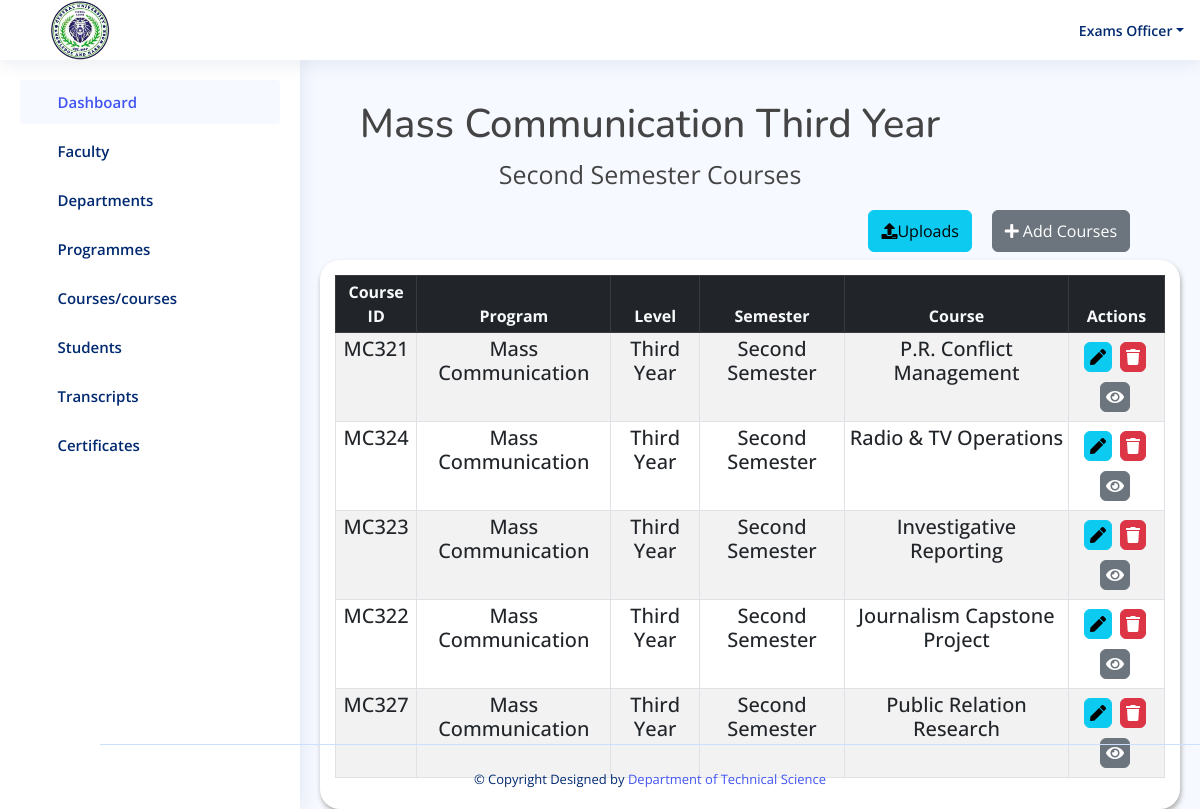
/result/masscom_year3_second_semester/ (signed in), run on the app's committed database.
### result/models.py (models this page shows, shortened)
class masscom_year3_semester2(models.Model):
    code = models.CharField(max_length=50, default='')
    program = models.ForeignKey(Program, on_delete=models.CASCADE)
    level = models.CharField(max_length=20, choices=YEAR3_LEVEL3)
    semester = models.CharField(max_length=20,choices=YEAR3_SEMESTER2)
    course = models.CharField(max_length=50)

class Program(models.Model):
    program = models.CharField(max_length=100)
    department = models.ForeignKey(Department, on_delete=models.CASCADE)
    def __str__(self):
        return self.program

### result/views.py (the view)
# urls.py: path('masscom_year3_second_semester/', views.masscom_year3_second_semester, name='masscom_year3_second_semester'),
@login_required(login_url='login')
def masscom_year3_second_semester(request):
    masscom_yr3_sem2 = masscom_year3_semester2.objects.all()
    if request.method == 'POST':
        form = massCourseForm6(request.POST)
        if form.is_valid():
            course = form.cleaned_data['course']
            if masscom_year3_semester2.objects.filter(course=course).exists():
                messages.error(request, f"'{course}' already exists!")
                return redirect('masscom_year3_second_semester')  # Redirect back to the faculty page without saving the form
            form.save()
            messages.success(request, "Course has been added!")
            return redirect('masscom_year3_second_semester')
    else:
        form = massCourseForm6()
    return render(request, 'result/masscom_year3_second_semester.html', {'masscom_yr3_sem2': masscom_yr3_sem2, 'form': form})

### templates/result/masscom_year3_second_semester.html (shortened to what this page needs)
{% load static %}
<!DOCTYPE html>
<html lang="en">
<head>
  <link href="https://cdn.datatables.net/v/bs5/jszip-2.5.0/dt-1.13.4/b-2.3.6/b-html5-2.3.6/b-print-2.3.6/datatables.min.css" rel="stylesheet"/>
   <link rel="stylesheet" href="https://cdnjs.cloudflare.com/ajax/libs/font-awesome/5.15.4/css/all.min.css" />
  <link href="{% static 'assets/vendor/bootstrap/css/bootstrap.min.css' %}" rel="stylesheet">
  <link href="{% static 'assets/vendor/bootstrap-icons/bootstrap-icons.css' %}" rel="stylesheet">
  <link href="{% static 'assets/vendor/boxicons/css/boxicons.min.css' %}" rel="stylesheet">
  <link href="{% static 'assets/vendor/quill/quill.snow.css' %}" rel="stylesheet">
  <link href="{% static 'assets/vendor/quill/quill.bubble.css' %}" rel="stylesheet">
  <link href="{% static 'assets/vendor/remixicon/remixicon.css' %}" rel="stylesheet">
  <link href="{% static 'assets/vendor/simple-datatables/style.css' %}" rel="stylesheet">
  <link href="{% static 'assets/style.css'%}" rel="stylesheet">
  <link rel="stylesheet" href="{% static 'assets/css/result.css' %}">
</head>
<body>
 <header id="header" class="header fixed-top d-flex align-items-center">
  <div class="d-flex align-items-center justify-content-between">
    <img style="width: 60px; margin-left: -250px; margin-right: 50px; margin-top: 30px; margin-bottom:30px;"  src="{% static 'assets/img/cusl.jpeg' %}" alt="">
    <i class="bi bi-list toggle-sidebar-btn"></i>
  </div>
  <nav class="header-nav ms-auto">
    <ul class="d-flex align-items-center">
      <li class="nav-item dropdown pe-3">
        <a class="nav-link nav-profile d-flex align-items-center pe-0" href="#" data-bs-toggle="dropdown">
          <span class="d-none d-md-block dropdown-toggle ps-2">Exams Officer</span>
        </a>
      </li>
    </ul>
  </nav>
</header>
 <aside id="sidebar" class="sidebar">
  <ul class="sidebar-nav" id="sidebar-nav">
    <li class="nav-item">
      <a class="nav-link " href="{% url 'admin1' %}">
        <i class="bi bi-grid"></i>
        <span>Dashboard</span>
      </a>
    </li>
    <li class="nav-item">
      <a class="nav-link collapsed" data-bs-target="#components-nav" data-bs-toggle="collapse" href="#">
        <i class="bi bi-menu-button-wide"></i><span>Faculty</span><i class="bi bi-chevron-down ms-auto"></i>
      </a>
    </li>
    <li class="nav-item">
      <a class="nav-link collapsed" data-bs-target="#forms-nav" data-bs-toggle="collapse" href="#">
        <i class="bi bi-journal-text"></i><span>Departments</span><i class="bi bi-chevron-down ms-auto"></i>
      </a>
    </li>
    <li class="nav-item">
      <a class="nav-link collapsed" data-bs-target="#tables-nav" data-bs-toggle="collapse" href="#">
        <i class="bi bi-layout-text-window-reverse"></i><span>Programmes</span><i class="bi bi-chevron-down ms-auto"></i>
      </a>
    </li>
    <li class="nav-item">
      <a class="nav-link collapsed" data-bs-target="#charts-nav" data-bs-toggle="collapse" href="#">
        <i class="bi bi-bar-chart"></i><span>Courses/courses</span><i class="bi bi-chevron-down ms-auto"></i>
      </a>
    </li>
    <li class="nav-item">
      <a class="nav-link collapsed" data-bs-target="#icon-nav" data-bs-toggle="collapse" href="#">
        <i class="bi bi-person"></i><span>Students</span><i class="bi bi-chevron-down ms-auto"></i>
      </a>
    </li>
    <li class="nav-item">
      <a class="nav-link collapsed" data-bs-target="#iconnavi" data-bs-toggle="collapse" href="#">
        <i class="bi bi-person"></i><span>Transcripts</span><i class="bi bi-chevron-down ms-auto"></i>
      </a>
    </li>
    <li class="nav-item">
      <a class="nav-link collapsed" data-bs-target="#iconnav" data-bs-toggle="collapse" href="#">
        <i class="bi bi-person"></i><span>Certificates</span><i class="bi bi-chevron-down ms-auto"></i>
      </a>
    </li>
  </ul>
</aside>
    <div class="container" style="margin-top:100px;">
            <div class="col-md-12">
                <h1 class="text-center" style="margin-left:100px;">Mass Communication Third Year</h1>
                <p class="text-center" style="margin-left:100px; font-size: 25px;">Second Semester Courses</p>
            </div>
        </div>
        <div class="row">
          <div class="col-md-12">
              <div class="d-flex justify-content-end">
                <a href="{% url 'upload_masscom_course6' %}" class="btn btn-info btn mb-2  py-2"
                   style="margin-right:20px;" type="submit">
                  <i class="fa fa-upload" aria-hidden="true"></i>Uploads</a>
                  <a href="" class="btn btn-secondary btn mb-2  py-2"
                  data-bs-toggle="modal" data-bs-target="#exampleModalt" style="margin-right:70px;">
                  <i class="fas fa-plus">&nbsp;</i>Add Courses</a>
              </div>
          </div>
      </div>
        <div class="row ml-5 pl-5">
            <div class="col-12">
                <div class="data_table" style="margin-left:320px; margin-right: 20px;">
                    <table id="example" class="table table-striped table-bordered table-sm" >
                        <thead class="table-dark text-center text-light">
                            <tr>
                                <th  class="text-center">Course ID</th>
                                <th  class="text-center">Program</th>
                                <th  class="text-center">Level</th>
                                <th  class="text-center">Semester</th>
                                <th  class="text-center">Course</th>
                                <th  class="text-center">Actions</th>
                            </tr>
                        </thead>
                        <tbody  class="text-center h5">
                          {% for obj in masscom_yr3_sem2%}
                            <tr>
                                <td>{{obj.code }}</td>
                                <td>{{obj.program }}</td>
                                <td>{{obj.level }}</td>
                                <td>{{obj.semester }}</td>
                                <td>{{obj.course }}</td>
                                    <td>
                                        <a href="{% url 'edit_masscom_year3_second_semester' obj.id%}" class="btn btn-info" title="Edit Patient">
                                            <i class="fas fa-pen"></i>
                                        </a>
                                        <a href="{% url 'delete_masscom_year3_second_semester' obj.id%}"  class="btn btn-danger" title="Edit Patient">
                                            <i class="fas fa-trash"></i>
                                        </a>
                                        <a href="{% url 'view_masscom_year3_first_semester' obj.id%}"  class="btn btn-secondary" title="Edit Patient">
                                            <i class="fas fa-eye"></i>
                                        </a>
                                    </td>
                            </tr>
                            {% endfor %}
                        </tbody>
                    </table>
                </div>
            </div>
        </div>
<footer id="footer" class="footer fixed-bottom" style="margin-left: 100px;">
  <div class="credits">
    &copy; Copyright  Designed by <a href="">Department of Technical Science</a>
  </div>
</footer>
</body>
</html>

### static/assets/style.css (style rules this page uses)
:root { scroll-behavior: smooth; }
body { font-family: "Open Sans", sans-serif; background: #f6f9ff; color: #444444; }
a { color: #4154f1; text-decoration: none; }
h1, h2, h3, h4, h5, h6 { font-family: "Nunito", sans-serif; }
.header { transition: all 0.5s; z-index: 997; height: 60px; box-shadow: 0px 2px 20px rgba(1, 41, 112, 0.1); background-color: #fff; padding-left: 20px; }
.header .toggle-sidebar-btn { font-size: 32px; padding-left: 10px; cursor: pointer; color: #012970; }
.header-nav ul { list-style: none; }
.header-nav>ul { margin: 0; padding: 0; }
.header-nav .nav-profile { color: #012970; }
.header-nav .nav-profile span { font-size: 14px; font-weight: 600; }
.sidebar { position: fixed; top: 60px; left: 0; bottom: 0; width: 300px; z-index: 996; transition: all 0.3s; padding: 20px; overflow-y: auto; scrollbar-width: thin; scrollbar-color: #aab7cf transparent; box-shadow: 0px 0px 20px rgba(1, 41, 112, 0.1); background-color: #fff; }
@media (min-width: 1200px) { #main, #footer { margin-left: 300px; } }
.sidebar-nav { padding: 0; margin: 0; list-style: none; }
.sidebar-nav li { padding: 0; margin: 0; list-style: none; }
.sidebar-nav .nav-item { margin-bottom: 5px; }
.sidebar-nav .nav-link { display: flex; align-items: center; font-size: 15px; font-weight: 600; color: #4154f1; transition: 0.3; background: #f6f9ff; padding: 10px 15px; border-radius: 4px; }
.sidebar-nav .nav-link i { font-size: 16px; margin-right: 10px; color: #4154f1; }
.sidebar-nav .nav-link.collapsed { color: #012970; background: #fff; }
.sidebar-nav .nav-link.collapsed i { color: #899bbd; }
.sidebar-nav .nav-link .bi-chevron-down { margin-right: 0; transition: transform 0.2s ease-in-out; }
.footer { padding: 20px 0; font-size: 14px; transition: all 0.3s; border-top: 1px solid #cddfff; }
.footer .credits { padding-top: 5px; text-align: center; font-size: 13px; color: #012970; }

### static/assets/css/result.css (style rules this page uses)
.data_table { background: #fff; padding: 15px; box-shadow: 1px 3px 5px #aaa; border-radius: 20px; }
.data_table .btn { padding: 2px 5px; margin: 5px 3px 5px 0; }

### data on the page
masscom_year3_semester2: code "MC321", program "Mass Communication", level "Third Year", semester "Second Semester", course "P.R. Conflict Management"
masscom_year3_semester2: code "MC324", program "Mass Communication", level "Third Year", semester "Second Semester", course "Radio & TV Operations"
masscom_year3_semester2: code "MC323", program "Mass Communication", level "Third Year", semester "Second Semester", course "Investigative Reporting"
masscom_year3_semester2: code "MC322", program "Mass Communication", level "Third Year", semester "Second Semester", course "Journalism Capstone Project"
masscom_year3_semester2: code "MC327", program "Mass Communication", level "Third Year", semester "Second Semester", course "Public Relation Research"
